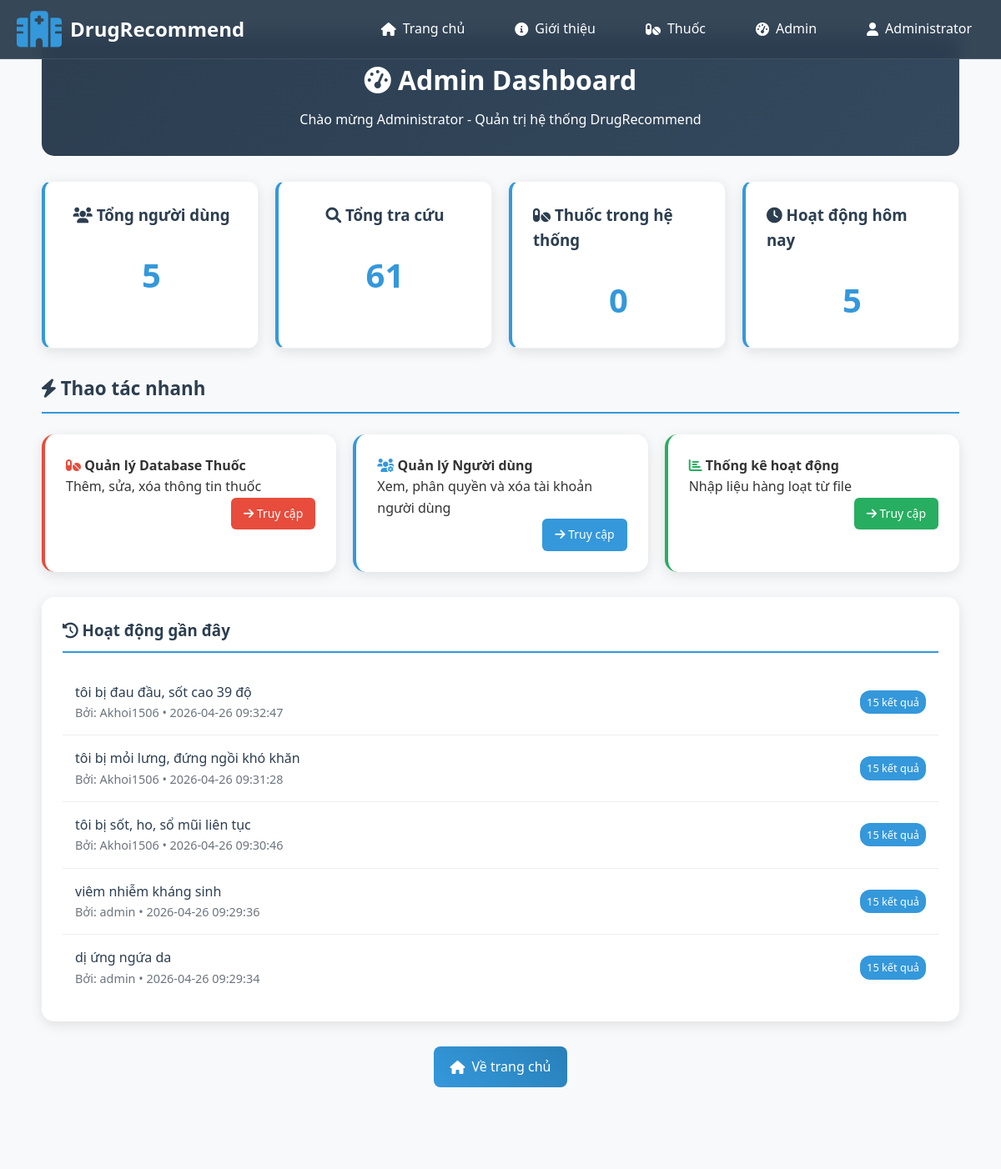
Page /admin (signed in, upper part) on the earlier database version.
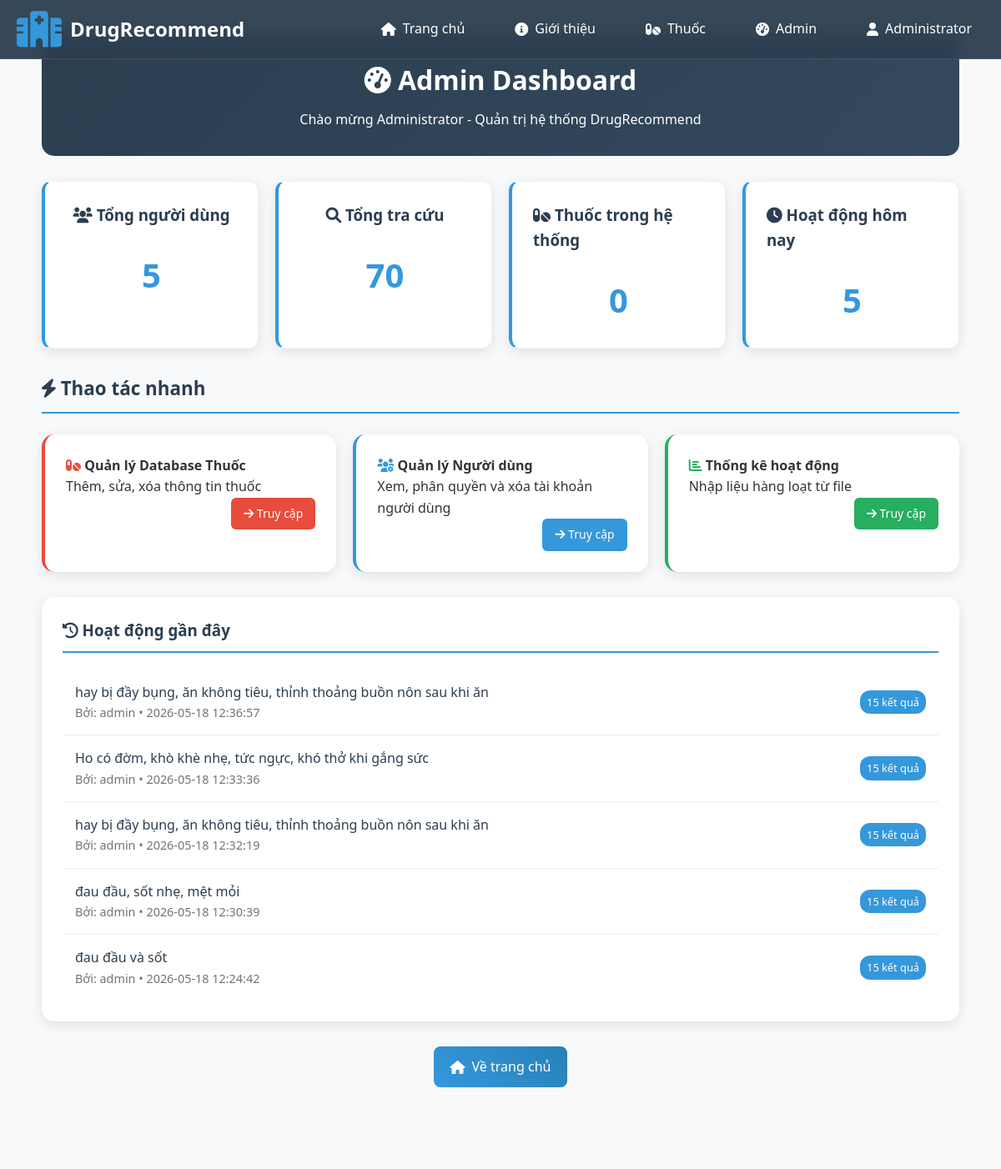
Same page on the later database version.
### tables this page shows
CREATE TABLE search_logs (
            id INTEGER PRIMARY KEY AUTOINCREMENT,
            user_id INTEGER,
            symptoms TEXT NOT NULL,
            results_count INTEGER,
            search_time TIMESTAMP DEFAULT CURRENT_TIMESTAMP,
            FOREIGN KEY (user_id) REFERENCES users (id)
        );

CREATE TABLE users (
            id INTEGER PRIMARY KEY AUTOINCREMENT,
            username TEXT UNIQUE NOT NULL,
            password_hash TEXT NOT NULL,
            full_name TEXT NOT NULL,
            role TEXT DEFAULT 'user',
            created_at TIMESTAMP DEFAULT CURRENT_TIMESTAMP
        );

### app.py (the view)
@app.route('/admin')
@admin_required
def admin_dashboard():
    stats = get_stats()
    stats['invalid_drugs_count'] = _get_invalid_drugs_count()
    return render_template('admin/admin_index.html',
                         user=session,
                         stats=stats)

### app.py (called while the page is built)
def admin_required(f):
    @wraps(f)
    def decorated_function(*args, **kwargs):
        if 'user_id' not in session or session.get('role') != 'admin':
            flash('Bạn không có quyền truy cập.', 'error')
            return redirect(url_for('index'))
        return f(*args, **kwargs)
    return decorated_function

def _get_valid_categories():
    categories = set()
    if engine.data_final is not None and engine.category_col and engine.category_col in engine.data_final.columns:
        dataset_cats = engine.data_final[engine.category_col].dropna().unique()
        for cat in dataset_cats:
            if pd.notna(cat) and str(cat).strip() and str(cat).strip().lower() != 'nan':
                categories.add(str(cat).strip())
    try:
        conn = get_db()
        master_cats = conn.execute('SELECT DISTINCT drug_class FROM drugs_master WHERE drug_class IS NOT NULL AND drug_class != ""').fetchall()
        for row in master_cats:
            if row['drug_class'] and str(row['drug_class']).strip():
                categories.add(str(row['drug_class']).strip())
        conn.close()
    except:
        pass
    return sorted(list(categories))

### templates/admin/admin_index.html (shortened to what the changed rows need)
{% extends "layout/base.html" %}
{% block extra_css %}
{{super()}}
<link rel="stylesheet" href="{{ url_for('static', filename='css/admin.css') }}">
{% endblock %}
{% block content %}
<div class="admin-container">
    <div class="admin-header">
        <h1><i class="fas fa-tachometer-alt"></i> Admin Dashboard</h1>
    </div>
    <div class="stats-grid">
        <div class="stat-card">
            <h3><i class="fas fa-search"></i> Tổng tra cứu</h3>
            <div class="stat-value">{{ stats.total_searches }}</div>
        </div>
    </div>
    <div class="recent-activity">
        {% if stats.recent_searches %}
            {% for search in stats.recent_searches %}
            <div class="search-item">
                <div>
                    <div class="search-symptoms">{{ search.symptoms }}</div>
                    <div class="search-meta">
                        {% if search.username %}
                            Bởi: {{ search.username }} •
                        {% endif %}
                        {{ search.search_time }}
                    </div>
                </div>
                <div class="search-results">{{ search.results_count }} kết quả</div>
            </div>
            {% endfor %}
        {% else %}
            <div class="empty-state">
                <i class="fas fa-inbox fa-3x"></i>
                <p>Chưa có hoạt động nào</p>
            </div>
        {% endif %}
    </div>
</div>
{% endblock %}

Differences in the rows shown:
no longer on this page (row unchanged): search_logs: symptoms "tôi bị đau đầu, sốt cao 39 độ", username "Akhoi1506", search_time "2026-04-26 09:32:47", results_count "15"
no longer on this page (row unchanged): search_logs: symptoms "tôi bị mỏi lưng, đứng ngồi khó khăn", username "Akhoi1506", search_time "2026-04-26 09:31:28", results_count "15"
no longer on this page (row unchanged): search_logs: symptoms "tôi bị sốt, ho, sổ mũi liên tục", username "Akhoi1506", search_time "2026-04-26 09:30:46", results_count "15"
no longer on this page (row unchanged): search_logs: symptoms "viêm nhiễm kháng sinh", username "admin", search_time "2026-04-26 09:29:36", results_count "15"
no longer on this page (row unchanged): search_logs: symptoms "dị ứng ngứa da", username "admin", search_time "2026-04-26 09:29:34", results_count "15"
added search_logs: symptoms "hay bị đầy bụng, ăn không tiêu, thỉnh thoảng buồn nôn sau khi ăn", username "admin", search_time "2026-05-18 12:36:57", results_count "15"
added search_logs: symptoms "Ho có đờm, khò khè nhẹ, tức ngực, khó thở khi gắng sức", username "admin", search_time "2026-05-18 12:33:36", results_count "15"
added search_logs: symptoms "hay bị đầy bụng, ăn không tiêu, thỉnh thoảng buồn nôn sau khi ăn", username "admin", search_time "2026-05-18 12:32:19", results_count "15"
added search_logs: symptoms "đau đầu, sốt nhẹ, mệt mỏi", username "admin", search_time "2026-05-18 12:30:39", results_count "15"
added search_logs: symptoms "đau đầu và sốt", username "admin", search_time "2026-05-18 12:24:42", results_count "15"
Other differences:
{{ stats.total_searches }}: "61" → "70"
